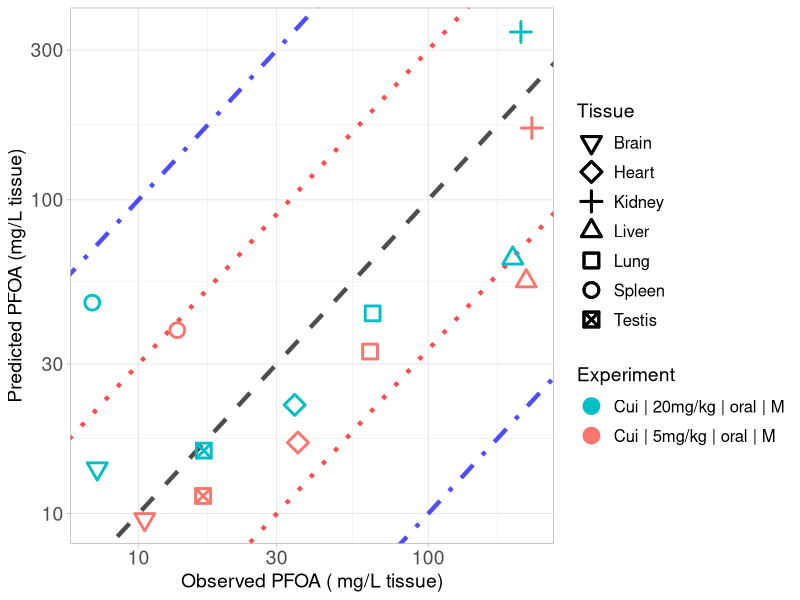

Write R code to recreate this figure.
library(ggplot2)

#setwd("C:/Users/ptsir/Documents/GitHub/PFAS_PBK_models/PFOA inhalation Rat/Validation/Validation_results")
setwd("/Users/eviepapakyriakopoulou/Documents/GitHub/PFAS_PBK_models/PFOA inhalation Rat/Validation/Validation_Scenario24l")

# Load Results 
Cui_results <- read.csv("Cui_2008_results.csv", header = T)
Cui_low <- Cui_results[Cui_results$Dose == 5, ]
Cui_low$Experiment <- "Cui | 5mg/kg | oral | M"
Cui_high <- Cui_results[Cui_results$Dose == 20, ]
Cui_high$Experiment <- "Cui | 20mg/kg | oral | M"
# 
Tissue_markers <-  c(0:10,14)
names(Tissue_markers) <- c( "Lung",   "Spleen",  "Liver",   "Kidney", "Plasma", "Heart",
                            "Brain","Testis", "Stomach", "Intestines", "Carcass")

Experiment <- scales::hue_pal()(2)

names(Experiment) <- unique(c(Cui_low$Experiment, Cui_high$Experiment))



scatter_plot <- ggplot()+
  geom_abline(intercept = log10(1), slope = 1, linetype = "dashed", color = "black", linewidth = 1.5, alpha = 0.7) +  # Identity line in log10 scale
  geom_abline(intercept = log10(3), slope = 1, linetype = "dotted", color = "red", linewidth = 1.5, alpha = 0.7) +  # +3-fold error line
  geom_abline(intercept = log10(1/3), slope = 1, linetype = "dotted", color = "red", linewidth = 1.5, alpha = 0.7) +  # -3-fold error line
  geom_abline(intercept = log10(10), slope = 1, linetype = "dotdash", color = "blue", linewidth = 1.5, alpha = 0.7) +  # +10-fold error line
  geom_abline(intercept = log10(1/10), slope = 1, linetype = "dotdash", color = "blue", linewidth = 1.5, alpha = 0.7) +  # -10-fold error line
  geom_point(data = Cui_low, aes(x=Observed, y=Predicted, color = Experiment, shape = Tissue), size=4, stroke = 1.5)+
  geom_point(data = Cui_high, aes(x=Observed, y=Predicted, color = Experiment, shape = Tissue), size=4, stroke = 1.5)+
  scale_y_log10()+
  scale_x_log10()+
  scale_color_manual(values = Experiment)+
  theme(legend.spacing.y = unit(1, 'cm')) +
  guides(fill = guide_legend(byrow = TRUE))+
  scale_shape_manual(values = Tissue_markers)+
  theme_light()+
  labs(y = "Predicted PFOA (mg/L tissue)",
       x = "Observed PFOA ( mg/L tissue)")+
  theme(plot.title = element_text(hjust = 0.5),
        legend.key.size = unit(0.75, 'cm'),  
        legend.title = element_text(size=14),
        legend.text = element_text(size=12,  hjust = 0),
        axis.text = element_text(size = 14),
        axis.title = element_text(size = 14),
        )

#print(scatter_plot)

ggsave("validation_plot_PFOA_tissues.png", scatter_plot, width = 11, height = 7, units = "in", dpi = 300)
